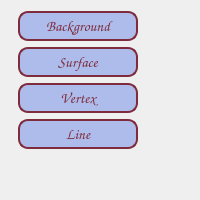
      <widget class="QWidget" name="page_Colors">
       <layout class="QVBoxLayout" name="verticalLayout_4">
        <item>
         <layout class="QHBoxLayout" name="horizontalLayout_11" stretch="1,0">
          <property name="topMargin">
           <number>0</number>
          </property>
          <item>
           <widget class="QToolButton" name="backgroundColorButton">
            <property name="minimumSize">
             <size>
              <width>120</width>
              <height>30</height>
             </size>
            </property>
            <property name="font">
             <font>
              <family>Comic Sans MS</family>
              <pointsize>-1</pointsize>
              <italic>false</italic>
              <bold>true</bold>
             </font>
            </property>
            <property name="cursor">
             <cursorShape>PointingHandCursor</cursorShape>
            </property>
            <property name="styleSheet">
             <string notr="true">QToolButton {
border-radius: 10px;
border: 2px solid rgb(126, 44, 61); 
font: bold 15px;
color: rgb(126, 44, 61); 
background-color: rgba(166, 182, 233, 232);
font-family: &quot;Comic Sans MS&quot;;
}
QToolButton:pressed {
    background-color: qlineargradient(x1: 0, y1: 0, x2: 0, y2: 1,
                                      stop: 0 #BEBEBE, stop: 1 #D7D7D7);
}
QToolButton:hover {
	border: 2px solid black;
	color: black;
}</string>
            </property>
            <property name="text">
             <string>Background</string>
            </property>
           </widget>
          </item>
          <item>
           <widget class="QLabel" name="color_bg">
            <property name="maximumSize">
             <size>
              <width>30</width>
              <height>25</height>
             </size>
            </property>
            <property name="styleSheet">
             <string notr="true"/>
            </property>
            <property name="text">
             <string/>
            </property>
           </widget>
          </item>
         </layout>
        </item>
        <item>
         <layout class="QHBoxLayout" name="horizontalLayout_12" stretch="1,0">
          <property name="topMargin">
           <number>0</number>
          </property>
          <item>
           <widget class="QToolButton" name="surfaceColorButton">
            <property name="minimumSize">
             <size>
              <width>120</width>
              <height>30</height>
             </size>
            </property>
            <property name="font">
             <font>
              <family>Comic Sans MS</family>
              <pointsize>-1</pointsize>
              <italic>false</italic>
              <bold>true</bold>
             </font>
            </property>
            <property name="cursor">
             <cursorShape>PointingHandCursor</cursorShape>
            </property>
            <property name="styleSheet">
             <string notr="true">QToolButton {
border-radius: 10px;
border: 2px solid rgb(126, 44, 61); 
font: bold 15px;
color: rgb(126, 44, 61); 
background-color: rgba(166, 182, 233, 232);
font-family: &quot;Comic Sans MS&quot;;
}
QToolButton:pressed {
    background-color: qlineargradient(x1: 0, y1: 0, x2: 0, y2: 1,
                                      stop: 0 #BEBEBE, stop: 1 #D7D7D7);
}
QToolButton:hover {
	border: 2px solid black;
	color: black;
}</string>
            </property>
            <property name="text">
             <string>Surface</string>
            </property>
           </widget>
          </item>
          <item>
           <widget class="QLabel" name="color_surface">
            <property name="maximumSize">
             <size>
              <width>30</width>
              <height>25</height>
             </size>
            </property>
            <property name="styleSheet">
             <string notr="true"/>
            </property>
            <property name="text">
             <string/>
            </property>
           </widget>
          </item>
         </layout>
        </item>
        <item>
         <layout class="QHBoxLayout" name="horizontalLayout_13" stretch="1,0">
          <property name="topMargin">
           <number>0</number>
          </property>
          <item>
           <widget class="QToolButton" name="vertexColorButton">
            <property name="minimumSize">
             <size>
              <width>120</width>
              <height>30</height>
             </size>
            </property>
            <property name="font">
             <font>
              <family>Comic Sans MS</family>
              <pointsize>-1</pointsize>
              <italic>false</italic>
              <bold>true</bold>
             </font>
            </property>
            <property name="cursor">
             <cursorShape>PointingHandCursor</cursorShape>
            </property>
            <property name="styleSheet">
             <string notr="true">QToolButton {
border-radius: 10px;
border: 2px solid rgb(126, 44, 61); 
font: bold 15px;
color: rgb(126, 44, 61); 
background-color: rgba(166, 182, 233, 232);
font-family: &quot;Comic Sans MS&quot;;
}
QToolButton:pressed {
    background-color: qlineargradient(x1: 0, y1: 0, x2: 0, y2: 1,
                                      stop: 0 #BEBEBE, stop: 1 #D7D7D7);
}
QToolButton:hover {
	border: 2px solid black;
	color: black;
}</string>
            </property>
            <property name="text">
             <string>Vertex</string>
            </property>
           </widget>
          </item>
          <item>
           <widget class="QLabel" name="color_vertex">
            <property name="maximumSize">
             <size>
              <width>30</width>
              <height>25</height>
             </size>
            </property>
            <property name="styleSheet">
             <string notr="true"/>
            </property>
            <property name="text">
             <string/>
            </property>
           </widget>
          </item>
         </layout>
        </item>
        <item>
         <layout class="QHBoxLayout" name="horizontalLayout_14" stretch="1,0">
          <property name="topMargin">
           <number>0</number>
          </property>
          <item>
           <widget class="QToolButton" name="linesColorButton">
            <property name="minimumSize">
             <size>
              <width>120</width>
              <height>30</height>
             </size>
            </property>
            <property name="font">
             <font>
              <family>Comic Sans MS</family>
              <pointsize>-1</pointsize>
              <italic>false</italic>
              <bold>true</bold>
             </font>
            </property>
            <property name="cursor">
             <cursorShape>PointingHandCursor</cursorShape>
            </property>
            <property name="styleSheet">
             <string notr="true">QToolButton {
border-radius: 10px;
border: 2px solid rgb(126, 44, 61); 
font: bold 15px;
color: rgb(126, 44, 61); 
background-color: rgba(166, 182, 233, 232);
font-family: &quot;Comic Sans MS&quot;;
}
QToolButton:pressed {
    background-color: qlineargradient(x1: 0, y1: 0, x2: 0, y2: 1,
                                      stop: 0 #BEBEBE, stop: 1 #D7D7D7);
}
QToolButton:hover {
	border: 2px solid black;
	color: black;
}</string>
            </property>
            <property name="text">
             <string>Line</string>
            </property>
           </widget>
          </item>
          <item>
           <widget class="QLabel" name="color_line">
            <property name="maximumSize">
             <size>
              <width>30</width>
              <height>25</height>
             </size>
            </property>
            <property name="styleSheet">
             <string notr="true"/>
            </property>
            <property name="text">
             <string/>
            </property>
           </widget>
          </item>
         </layout>
        </item>
        <item>
         <spacer name="vertSpacer_3">
          <property name="orientation">
           <enum>Qt::Vertical</enum>
          </property>
          <property name="sizeHint" stdset="0">
           <size>
            <width>20</width>
            <height>40</height>
           </size>
          </property>
         </spacer>
        </item>
       </layout>
      </widget>
